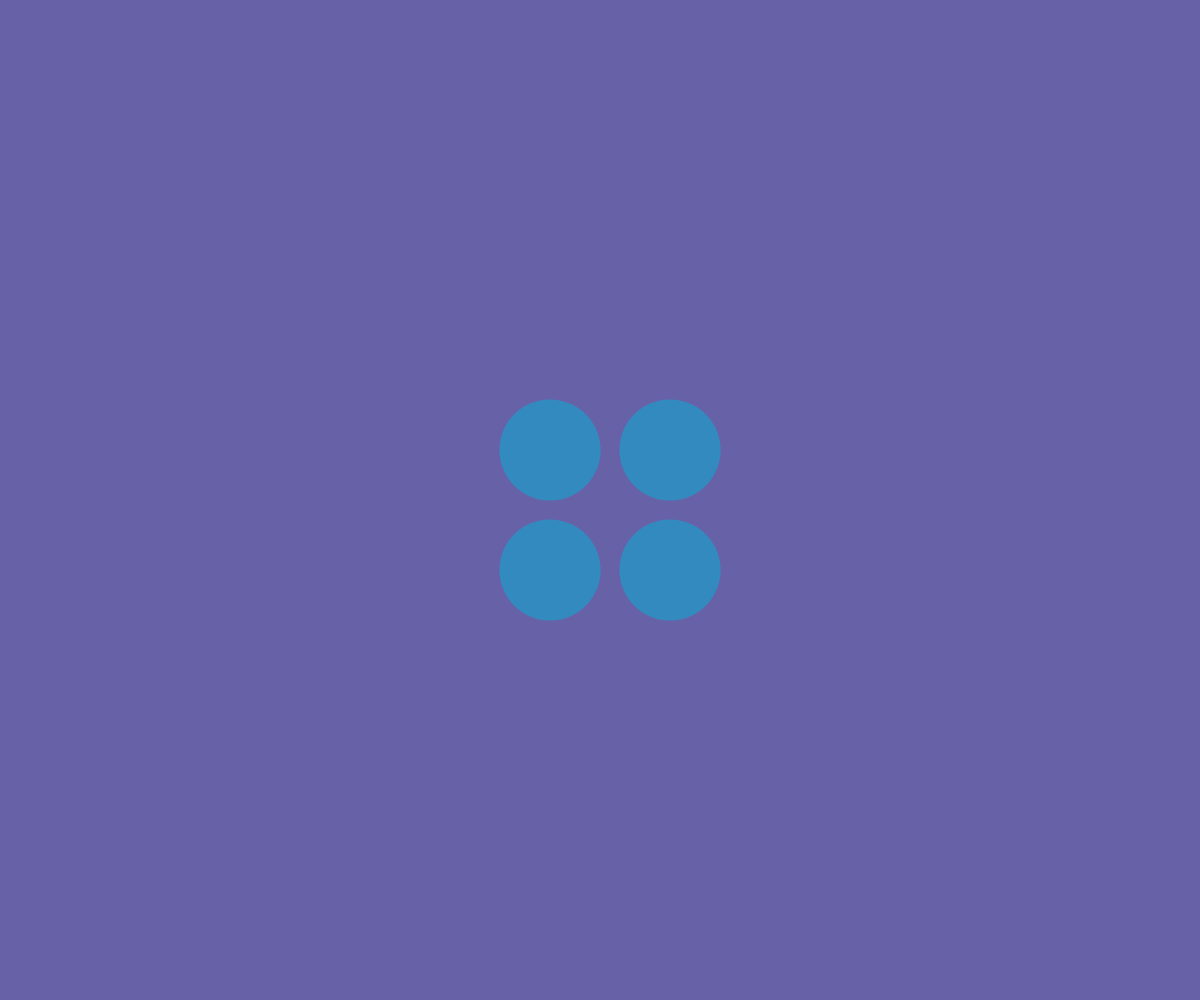
Frame 1 (no input)
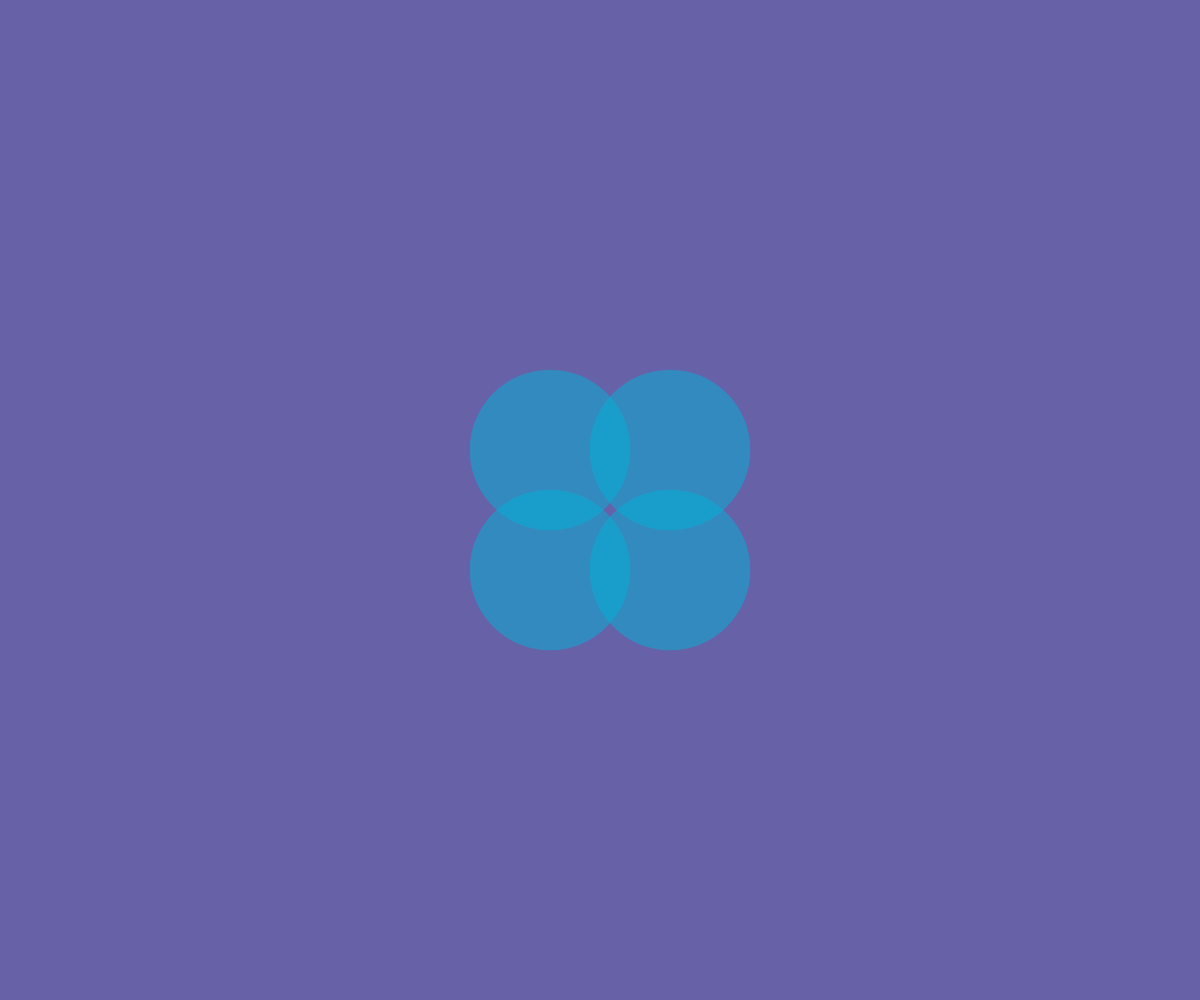
Frame 60 (no input)
Frame 120 (the mouse pressed at the canvas centre since frame 60): identical to frame 60, image omitted

The p5.js sketch that drew these frames (run headless with seeded random() and noise() and a simulated clock; from frame 60 on, the mouse is pressed at the canvas centre):

// p5.js sketch
// ── sketch.js
function setup() {
  frameRate(26);
  noStroke();
  createCanvas(windowWidth, windowHeight);
  angleMode(DEGREES);
}

function draw() {
  background('#6761A8');
  fill(color(0, 180, 216, 255 / 2));

  const radius = 100;
  for (let x = 0; x < 2; x++) {
    for (let y = 0; y < 2; y++) {
      //cos(frameCount) varie de -1 à 1
      //Math.abs() permet de récupérer la valeur absolue (enlevé le signe) on a donc une variation de 0 à 1
      //pour avoir un cercle qui grandi on doit ajouter un.
      push();
      translate((width - radius) / 2, (height - radius) / 2);
      circle(
        1.2 * x * radius,
        1.2 * y * radius,
        radius * (1 + 0.7 * Math.abs(sin(frameCount)))
      );
      pop();
    }
  }
}
